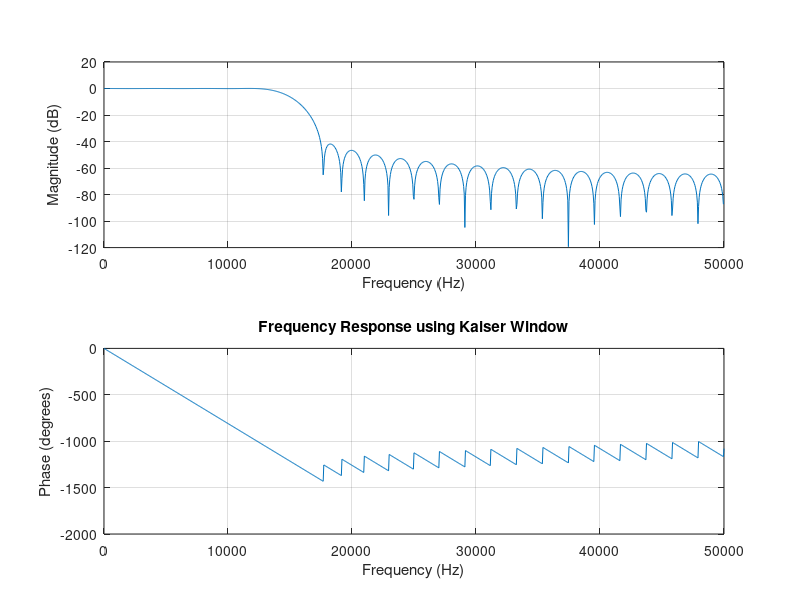
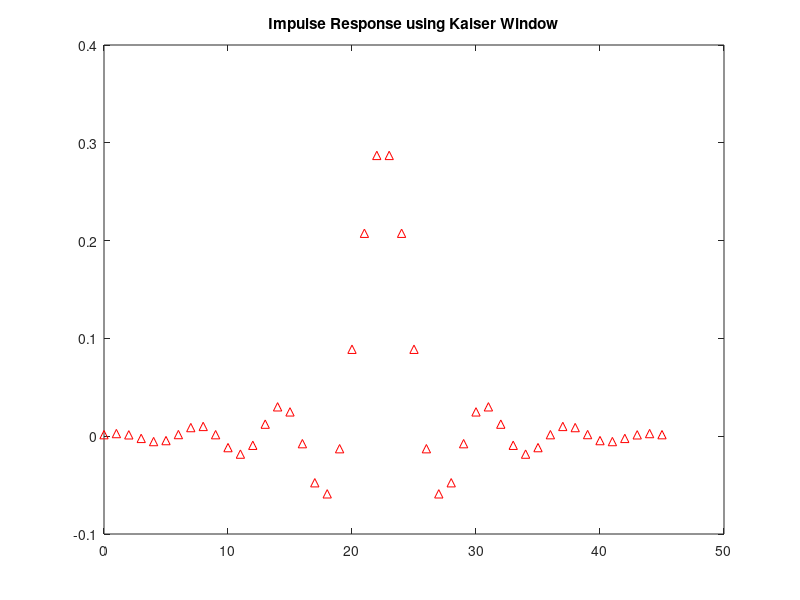

The MATLAB script that drew these images, in order:
% Given parameters
fs = 100e3; % Sampling frequency
fp = 15e3;  % Passband frequency
fsb = 20e3; % Stopband frequency
delta_p = 0.02; % Passband ripple
delta_s = 0.01; % Stopband attenuation
 
% Normalized frequencies
wp = fp / (fs / 2);
ws = fsb / (fs / 2);
 
% Transition bandwidth
delta_f = fsb - fp;
 
% Calculate the order of the filter (N) and beta for the Kaiser window
A = -20 * log10(delta_s);
if A > 50
    beta = 0.1102 * (A - 8.7);
elseif A >= 21
    beta = 0.5842 * (A - 21)^0.4 + 0.07886 * (A - 21);
else
    beta = 0;
end
 
% Determine the order
N = ceil((A - 8) / (2.285 * (2 * pi * delta_f / fs)));
 
% Ensure the order is odd
if mod(N, 2) == 0
    N = N + 1;
end
 
% Design the filter using the Kaiser window
b = fir1(N, wp, kaiser(N + 1, beta));
 
% Plot the frequency response
freqz(b, 1, 1024, fs);
title('Frequency Response using Kaiser Window');
 
% Plot the impulse response
figure;
impz(b, 1);
title('Impulse Response using Kaiser Window');
